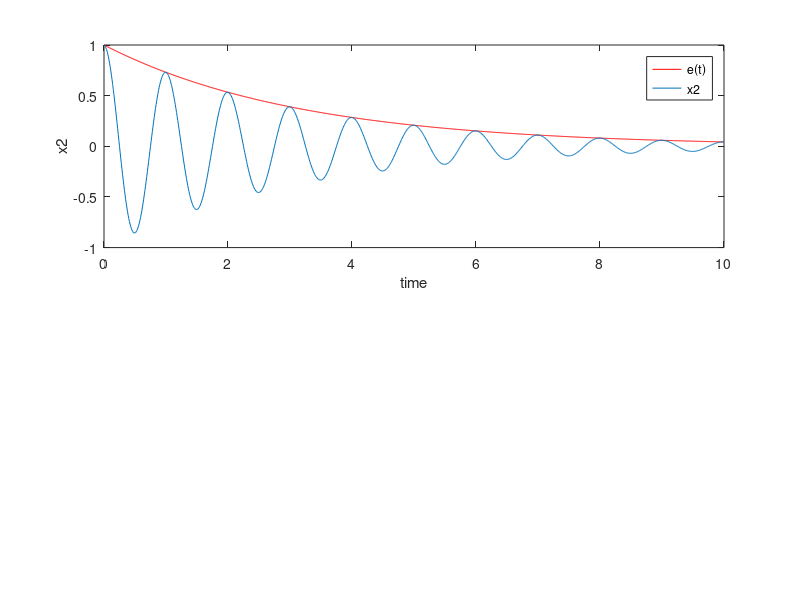

The MATLAB source for this figure:
function question2a
%UNTITLED3 Summary of this function goes here
%   Detailed explanation goes here
t = [0:0.01:10];
et = exp(-0.1*pi*t);
subplot(2,1,1);
plot(t,et,'r');

x2 = exp(-0.1*pi*t).*cos(2*pi*t);
hold
plot(t,x2);
xlabel('time')
ylabel('x2')
legend('e(t)','x2')
end
